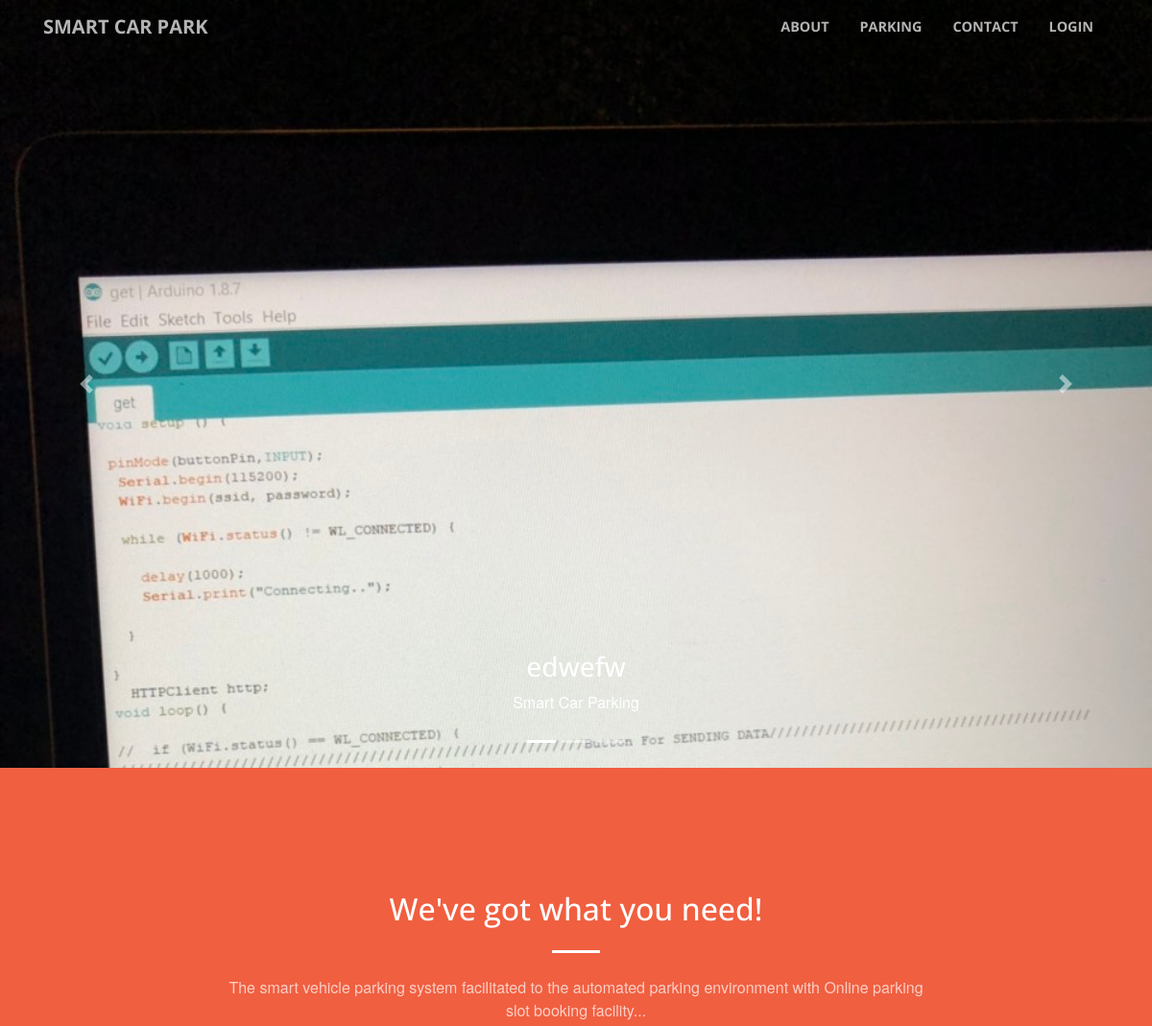
Before: / (upper part) with the older database file.
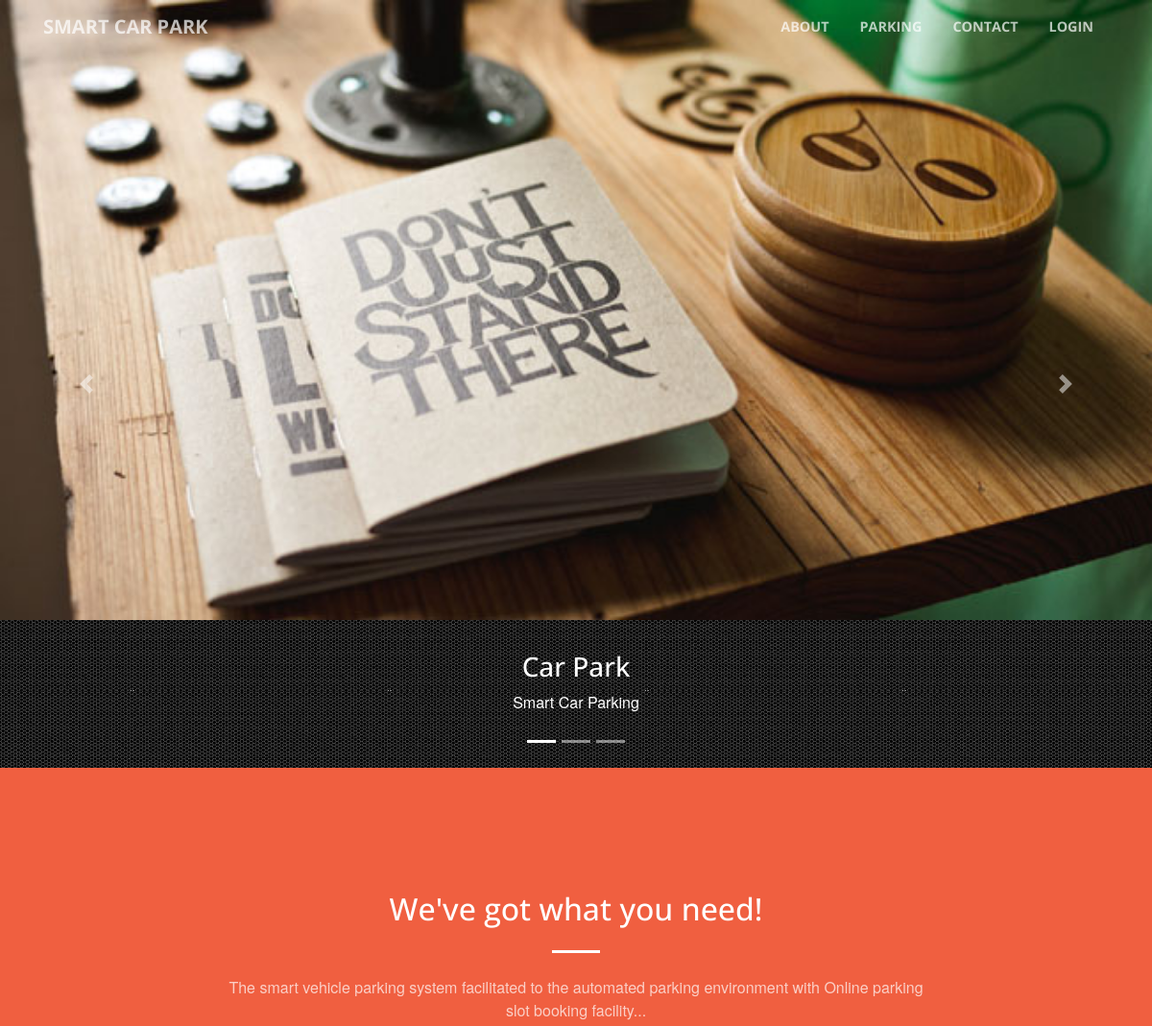
After: the same page with the newer database file.
### tables this page shows
CREATE TABLE `tbl_slider` (
  `id` int(11) NOT NULL,
  `image` varchar(100) NOT NULL,
  `title` text NOT NULL,
  `timestamp` timestamp NOT NULL DEFAULT CURRENT_TIMESTAMP
);

### index.php (the view, shortened to what this page needs)
<?php
include("./database/config.php");
$sql = $db->prepare("SELECT * FROM `tbl_slider`");
$sql->execute();
$slider = $sql->fetchAll();
include './header.php';
?>
<header>
    <div id="carouselExampleIndicators" class="carousel slide" data-ride="carousel">
        <ol class="carousel-indicators">
            <li data-target="#carouselExampleIndicators" data-slide-to="0" class="active"></li>
            <li data-target="#carouselExampleIndicators" data-slide-to="1"></li>
            <li data-target="#carouselExampleIndicators" data-slide-to="2"></li>
        </ol>
        <div class="carousel-inner" role="listbox">
            <?php foreach($slider as $item){?>
            <div class="carousel-item <?= $item['id'] == 1 ? 'active':''; ?>" >
                <img class="d-block w-100" src="./assets/img/<?= $item['image']?>" alt="First slide">
                <div class="carousel-caption d-none d-md-block">
                    <h3><?= $item['title'] ?></h3>
                    <p>Smart Car Parking</p>
                        </div>
            </div>
            <?php } ?>
        </div>
        <a class="carousel-control-prev" href="#carouselExampleIndicators" role="button" data-slide="prev">
            <span class="carousel-control-prev-icon" aria-hidden="true"></span>
        </a>
        <a class="carousel-control-next" href="#carouselExampleIndicators" role="button" data-slide="next">
            <span class="carousel-control-next-icon" aria-hidden="true"></span>
        </a>
    </div>
</header>
<section class="bg-primary" id="about">
    <div class="container">
        <div class="row">
            <div class="col-lg-8 mx-auto text-center">
                <h2 class="section-heading text-white">We've got what you need!</h2>
                <hr class="light my-4">
                <p class="text-faded mb-4">The smart vehicle parking system facilitated to the automated parking environment with Online parking slot booking facility... </p>
            </div>
        </div>
    </div>
</section>

### header.php (shortened to what this page needs)
<!DOCTYPE html>
<html lang="en">
    <head>
        <link href="./assets/vendor/bootstrap/css/bootstrap.min.css" rel="stylesheet">
        <link href="./assets/vendor/fontawesome-free/css/all.min.css" rel="stylesheet" type="text/css">
        <link href="./assets/vendor/magnific-popup/magnific-popup.css" rel="stylesheet">
        <link href="./assets/css/creative.min.css" rel="stylesheet">
        <link href="./assets/css/full-slider.css" rel="stylesheet">
        <link href="./assets/css/custom.css" rel="stylesheet">
    </head>
    <body id="page-top">
        <nav class="navbar navbar-expand-lg navbar-light fixed-top" id="mainNav">
            <div class="container">
                <a class="navbar-brand js-scroll-trigger" href="index.php">Smart Car Park</a>
                <div class="collapse navbar-collapse" id="navbarResponsive">
                    <ul class="navbar-nav ml-auto">
                        <li class="nav-item">
                            <a class="nav-link js-scroll-trigger" href="about.php">About</a>
                        </li>
                        <li class="nav-item">
                            <a class="nav-link js-scroll-trigger" href="parking.php">Parking</a>
                        </li>
                        <li class="nav-item">
                            <a class="nav-link js-scroll-trigger" href="contact.php">Contact</a>
                        </li>
                        <li class="nav-item">
                            <a class="nav-link js-scroll-trigger" href = "logout.php">Login</a>
                        </li>
                    </ul>
                </div>
            </div>
        </nav>

### assets/css/full-slider.css (style rules this page uses)
.carousel-item { height: 100vh; min-height: 300px; background: no-repeat center center scroll; -webkit-background-size: cover; -moz-background-size: cover; -o-background-size: cover; background-size: cover; }

### assets/css/custom.css (style rules this page uses)
body { background-image: url(../img/park-path.jpg) }
.text-white { color:#ffffff; }

Changed rows visible on the page:
changed tbl_slider: image: a different picture; title "edwefw" → "Car Park"
